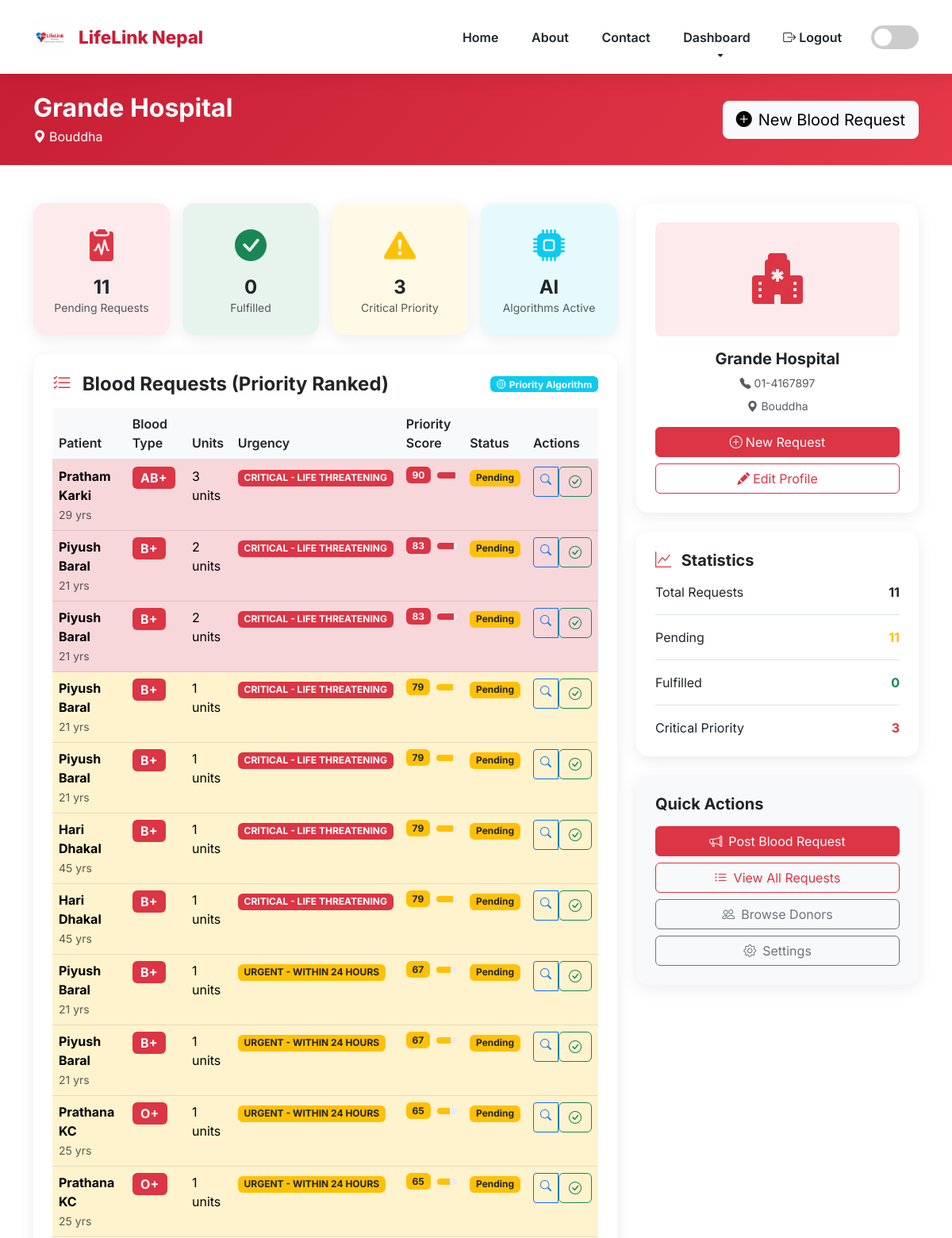
Page /hospitals/dashboard/ (signed in, upper part) on the earlier database version.
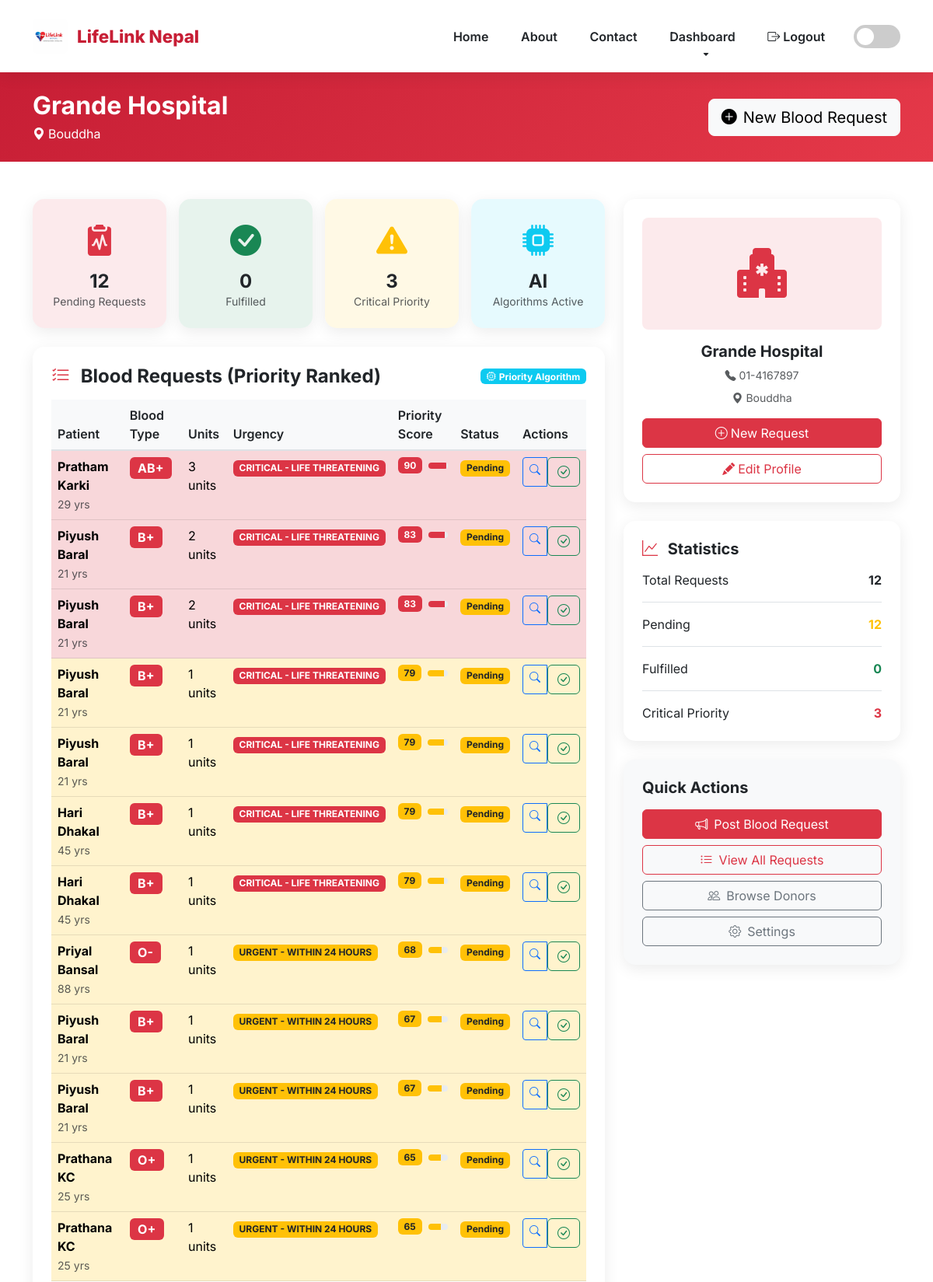
Same page on the later database version.
### hospitals/models.py (models this page shows, shortened)
class BloodRequest(models.Model):
    URGENCY_CHOICES = [
        ('critical', 'Critical - Life Threatening'),
        ('urgent', 'Urgent - Within 24 Hours'),
        ('normal', 'Normal - Within 48 Hours'),
    ]
    STATUS_CHOICES = [
        ('pending', 'Pending'),
        ('fulfilled', 'Fulfilled'),
        ('cancelled', 'Cancelled'),
    ]
    BLOOD_TYPE_CHOICES = [
        ('A+', 'A+'), ('A-', 'A-'),
        ('B+', 'B+'), ('B-', 'B-'),
        ('O+', 'O+'), ('O-', 'O-'),
        ('AB+', 'AB+'), ('AB-', 'AB-'),
    ]
    hospital = models.ForeignKey(HospitalProfile, on_delete=models.CASCADE, related_name='blood_requests')
    blood_type = models.CharField(max_length=3, choices=BLOOD_TYPE_CHOICES)
    units_needed = models.IntegerField(default=1)
    urgency_level = models.CharField(max_length=10, choices=URGENCY_CHOICES, default='normal')
    patient_name = models.CharField(max_length=200)
    patient_age = models.IntegerField(null=True, blank=True)
    condition = models.TextField(blank=True, help_text="Patient's medical condition")
    notes = models.TextField(blank=True)
    status = models.CharField(max_length=10, choices=STATUS_CHOICES, default='pending')
    created_at = models.DateTimeField(auto_now_add=True)
    updated_at = models.DateTimeField(auto_now=True)
    required_by = models.DateTimeField(null=True, blank=True)
    class Meta:
        ordering = ['-created_at']
        verbose_name = 'Blood Request'
        verbose_name_plural = 'Blood Requests'

### hospitals/views.py (the view)
# urls.py: path('dashboard/', views.hospital_dashboard, name='hospital_dashboard'),
@role_required('hospital')
def hospital_dashboard(request):
    hospital_profile = request.user.hospitalprofile
    blood_requests = BloodRequest.objects.filter(
        hospital=hospital_profile
    ).order_by('-created_at')
    ranked_requests = run_priority_algorithm(blood_requests)
    context = {
        'hospital': hospital_profile,
        'ranked_requests': ranked_requests,
        'total_requests': blood_requests.count(),
        'pending_count': blood_requests.filter(status='pending').count(),
        'fulfilled_count': blood_requests.filter(status='fulfilled').count(),
        'critical_count': len([r for r in ranked_requests if r['priority_level'] == 'critical']),
    }
    return render(request, 'hospitals/hospital_dashboard.html', context)

### algorithms/priority.py (called while the page is built)
def calculate_urgency_score(urgency_level):
    urgency_mapping = {
        'critical': 100,
        'urgent': 70,
        'normal': 40,
    }
    return urgency_mapping.get(urgency_level, 40)

def calculate_time_score(created_at):
    now = timezone.now()  # This is timezone-aware
    if timezone.is_naive(created_at):
        created_at = timezone.make_aware(created_at)
    time_waiting = now - created_at
    hours_waiting = time_waiting.total_seconds() / 3600
    if hours_waiting >= 24:
        return 100
    elif hours_waiting >= 12:
        return 80
    elif hours_waiting >= 6:
        return 60
    elif hours_waiting >= 3:
        return 40
    elif hours_waiting >= 1:
        return 20
    else:
        return 0

def calculate_units_score(units_needed):
    if units_needed >= 5:
        return 100
    elif units_needed >= 4:
        return 80
    elif units_needed >= 3:
        return 60
    elif units_needed >= 2:
        return 40
    else:
        return 20

### templates/hospitals/hospital_dashboard.html (shortened to what the changed rows need)
{% extends 'base.html' %}
{% load static %}
{% block content %}
<section class="py-4" style="background: linear-gradient(135deg, #c71e35 0%, #e53949 100%);">
    <div class="container">
        <div class="d-flex justify-content-between align-items-center text-white flex-wrap">
            <div class="mb-3 mb-md-0">
                <h2 class="fw-bold mb-1">{{ hospital.hospital_name }}</h2>
            </div>
        </div>
    </div>
</section>
<section class="py-5">
    <div class="container">
        <div class="row">
            <div class="col-lg-8">
                <div class="row g-3 mb-4">
                    <div class="col-md-3 col-6">
                        <div class="info-card text-center bg-danger bg-opacity-10 fade-in-up">
                            <i class="bi bi-clipboard2-pulse-fill text-danger fs-1"></i>
                            <h4 class="fw-bold mt-2 mb-0">{{ pending_count|default:0 }}</h4>
                            <p class="text-muted small mb-0">Pending Requests</p>
                        </div>
                    </div>
                </div>
                <div class="info-card mb-4 fade-in-up">
                    {% if ranked_requests %}
                        <div class="table-responsive">
                            <table class="table table-hover">
                                <thead>
                                    <tr>
                                        <th>Patient</th>
                                        <th>Blood Type</th>
                                        <th class="d-none d-sm-table-cell">Units</th>
                                        <th>Urgency</th>
                                        <th class="d-none d-md-table-cell">Priority Score</th>
                                        <th>Status</th>
                                        <th>Actions</th>
                                    </tr>
                                </thead>
                                <tbody>
                                    {% for item in ranked_requests %}
                                    <tr class="
                                        {% if item.priority_level == 'critical' %}table-danger
                                        {% elif item.priority_level == 'high' %}table-warning
                                        {% endif %}">
                                        <td>
                                            <strong>{{ item.request.patient_name }}</strong><br>
                                            <small class="text-muted">{{ item.request.patient_age|default:"N/A" }} yrs</small>
                                        </td>
                                        <td><span class="badge bg-danger fs-6">{{ item.request.blood_type }}</span></td>
                                        <td class="d-none d-sm-table-cell">{{ item.request.units_needed }} units</td>
                                        <td>
                                            <span class="badge
                                                {% if item.request.urgency_level == 'critical' %}bg-danger
                                                {% elif item.request.urgency_level == 'urgent' %}bg-warning text-dark
                                                {% else %}bg-success{% endif %}">
                                                {{ item.request.get_urgency_level_display|default:item.request.urgency_level|upper }}
                                            </span>
                                        </td>
                                        <td class="d-none d-md-table-cell">
                                            <div class="d-flex align-items-center">
                                                <span class="badge
                                                    {% if item.priority_level == 'critical' %}bg-danger
                                                    {% elif item.priority_level == 'high' %}bg-warning text-dark
                                                    {% elif item.priority_level == 'medium' %}bg-info
                                                    {% else %}bg-secondary{% endif %} me-2">
                                                    {{ item.priority_score|floatformat:0 }}
                                                </span>
                                                <div class="progress flex-grow-1" style="height: 8px; max-width: 60px;">
                                                    <div class="progress-bar
                                                        {% if item.priority_score >= 80 %}bg-danger
                                                        {% elif item.priority_score >= 60 %}bg-warning
                                                        {% else %}bg-info{% endif %}"
                                                        style="width: {{ item.priority_score }}%"></div>
                                                </div>
                                            </div>
                                        </td>
                                        <td>
                                            <span class="badge
                                                {% if item.request.status == 'fulfilled' %}bg-success
                                                {% elif item.request.status == 'pending' %}bg-warning text-dark
                                                {% else %}bg-secondary{% endif %}">
                                                {{ item.request.get_status_display|default:item.request.status }}
                                            </span>
                                        </td>
                                        <td>
                                            <div class="btn-group btn-group-sm">
                                                <a href="{% url 'view_blood_request' item.request.id %}"
                                                   class="btn btn-outline-primary"
                                                   title="View & Find Donors">
                                                    <i class="bi bi-search"></i>
                                                </a>
                                                {% if item.request.status == 'pending' %}
                                                <form method="post" action="{% url 'mark_fulfilled' item.request.id %}" style="display:inline" class="fulfill-form">
                                                    <button type="submit" class="btn btn-outline-success" title="Mark as Fulfilled" onclick="return confirm('Mark this request as fulfilled?')">
                                                        <i class="bi bi-check-circle"></i>
                                                    </button>
                                                </form>
                                                {% endif %}
                                            </div>
                                        </td>
                                    </tr>
                                    {% endfor %}
                                </tbody>
                            </table>
                        </div>
                    {% endif %}
                </div>
            </div>
            <div class="col-lg-4">
                <div class="info-card fade-in-up mb-4" style="animation-delay: 0.1s;">
                    <div class="d-flex justify-content-between mb-3 pb-3 border-bottom">
                        <span>Total Requests</span>
                        <span class="fw-bold">{{ total_requests|default:0 }}</span>
                    </div>
                    <div class="d-flex justify-content-between mb-3 pb-3 border-bottom">
                        <span>Pending</span>
                        <span class="fw-bold text-warning">{{ pending_count|default:0 }}</span>
                    </div>
                </div>
            </div>
        </div>
    </div>
</section>
{% endblock %}

Differences in the rows shown:
added BloodRequest: request.patient_name "Priyal Bansal", request.patient_age "88", request.blood_type "O-", request.units_needed "1", request.urgency_level "URGENT - WITHIN 24 HOURS", priority_score "68", {{ item.priority_score }} 68.0 (drawn), request.status "Pending"
Other differences:
{{ pending_count|default:0 }}: "11" → "12"
{{ total_requests|default:0 }}: "11" → "12"
